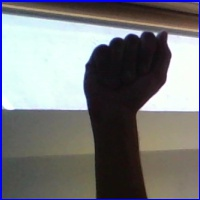
#> input picture images/A_test.jpg, 200 x 200 px; its folder holds 4 pictures in this run
$ jupyter execute final_project.ipynb
#> lines starting #> are read from the running program, lines starting #| are printed output that depends on the picture
[cell 1]
# import libraries here

import os
from PIL import Image
import numpy as np
import matplotlib.pyplot as plt

[cell 2]
def load_images(image_directory):
    # Get the list of image file names
#> called with image_directory = 'images'
    image_files = [f for f in os.listdir(image_directory) if f.endswith('.jpg') or f.endswith('.png')]

    # Initialize empty lists to store images and labels
    images = []
    labels = []

    for file_name in image_files :
        image_path = os.path.join(image_directory, file_name)

        image = Image.open(image_path)
#> image is the input picture: PIL image 200x200 RGB; mean R, G, B 120.8, 121.8, 123.9

        # Convert the image to a numpy array and append to the images list
        images.append(np.array(image))

        # Extract the label from the file name (assuming the label is the file name without the extension)
        label = file_name.split('_')[0]
        labels.append(label)

    return images, labels

[cell 3]
signs, labels = load_images("images")

plt.figure(figsize=(10,10))

for i, (image, label) in enumerate(zip(signs, labels)):
    if i < 28:
        plt.subplot(7, 4, i + 1)
        plt.imshow(image)
        plt.title(label)
plt.tight_layout()
plt.show()
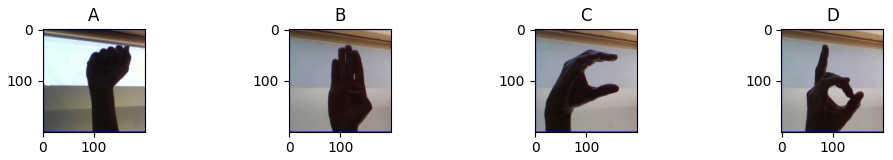
#> figure drawn by matplotlib, 4 panels
